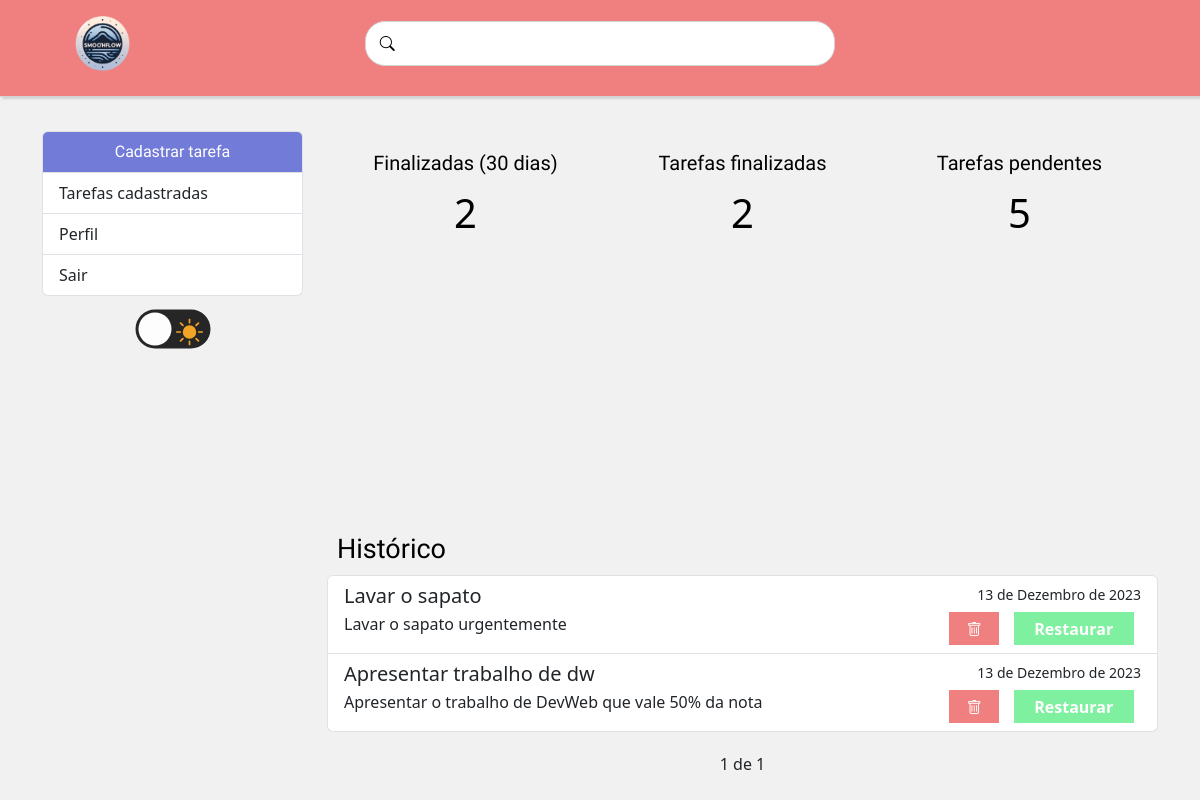
The app's page /perfil/ (signed in) with its own data.
### tarefas/models.py (models this page shows, shortened)
class Tarefas(models.Model):
    STATUS=(
        ('doing', 'Doing'),
        ('done', 'Done'),
    )
    titulo = models.CharField(max_length=100, null=False, blank=False)
    descricao = models.CharField(max_length=150)
    done = models.CharField(
        max_length=5,
        choices=STATUS,
    )
    criado_em = models.DateField(auto_now_add=True, null=False, blank=False)
    atualizado_em = models.DateTimeField(auto_now=True)
    termino = models.DateField(null=False, blank=False)
    finalizado_em = models.DateField(null=True, blank=True)

### tarefas/views.py (the view)
# urls.py: path('perfil/', perfilUser, name='perfilUser'),
@login_required(login_url='/auth/login/')
def perfilUser(request):
    tarefasRecentes = Tarefas.objects.filter(done='done', atualizado_em__gt=datetime.now()-timedelta(days=30)).count()
    tarefasFeitas = Tarefas.objects.filter(done='done').count()
    tarefasPendentes = Tarefas.objects.filter(done='doing').count()
    '''Código para listar tarefas do histórico'''
    search = request.GET.get('search')
    if search:
        tarefas_lista = Tarefas.objects.filter(titulo__icontains=search, done='done')
        paginator = Paginator(tarefas_lista, 5)
        page = request.GET.get('page')
        tarefas = paginator.get_page(page)
    else:
        tarefas_lista = Tarefas.objects.filter(done='done').order_by('termino')
        paginator = Paginator(tarefas_lista, 5)
        page = request.GET.get('page')
        tarefas = paginator.get_page(page)
    return render(request, "tarefas/perfilUser.html", {"tarefas": tarefas, 'tarefasRecentes': tarefasRecentes, 'tarefasFeitas': tarefasFeitas, 'tarefasPendentes': tarefasPendentes})

### tarefas/templates/tarefas/perfilUser.html (shortened to what this page needs)
{% extends "base.html" %}
{% block content %}
<div class="col-md-9">
    <div class="container dashboard">
        <div class="row">
            <div class="col-4 dashboard-box">
                <h4>Finalizadas (30 dias)</h4>
                <span>{{ tarefasRecentes }}</span>
            </div>
            <div class="col-4 dashboard-box">
                <h4>Tarefas finalizadas</h4>
                <span>{{ tarefasFeitas }}</span>
            </div>
            <div class="col-4 dashboard-box">
                <h4>Tarefas pendentes</h4>
                <span>{{ tarefasPendentes }}</span>
            </div>
        </div>
    </div>
    <div id="donutchart"></div>
    <h1 class="tituloHistorico">Histórico</h1>
    {% if tarefas %}
        <ul class="list-group" id="item-tarefa">
            {% for tarefa in tarefas %}
                <li class="list-group-item lista-de-tarefas">
                    <div class="d-flex w-100 justify-content-between">
                            <h5 class="mb-1" >{{ tarefa.titulo }}</h5>
                            <small class="tempoRestante">{{ tarefa.finalizado_em }}</small>
                    </div>
                    <div class="d-flex w-100 justify-content-between">
                        <p class="mb-1">{{ tarefa.descricao|default:"-" }}</p>
                        <div class="col-5 col-sm-4 col-lg-3 botoes-controle">
                            <a href="deleta/{{ tarefa.id }}" class="botao-deleta"><i class="bi bi-trash"></i></a>
                            <a href="mudastatus/{{ tarefa.id }}" class="botao-restaurar">Restaurar</a>
                        </div>
                    </div>
                </li>
            {% endfor %}
        </ul>
        <div class="pagina">
            <span class="step-list">
                <span class="sessaoAtual">
                    {{ tarefas.number }} de {{ tarefas.paginator.num_pages }}
                </span>
            </span>
        </div>
        {% else %}
            <p id="mesagemSemTarefas">Sem tarefas concluidas</p>
    {% endif %}
</div>
{% endblock %}

### tarefas/static/css/style.css (style rules this page uses)
* { padding: 0; margin: 0; }
.tema-claro { background-color: #f1f1f1; transition: background 0.2s linear; }
i { font-weight: 400; font-size: 15px; }
.botoes-controle { display: flex; flex-direction: row; justify-content: space-around; width: 20%; }
.botao-deleta { display: flex; background-color: #F07F7F; color: white; border: none; width: 25%; justify-content: center; align-items: center; }
.botao-restaurar { display: flex; background-color: #7FF09F; color: white; font-weight: 600; text-decoration: none; border: none; width: 60%; justify-content: center; align-items: center; }
.pagina { margin-top: 20px; margin-bottom: 20px; display: flex; justify-content: center; align-items: center; }
.tituloHistorico { font-size: 27px; margin: 10px; font-family: 'Righteous', sans-serif; color: black; font-weight: 400; }
.dashboard { padding: 0; width: 100%; display: block; margin-bottom: 0px; }
.dashboard h4 { font-size: 20px; font-family: 'Righteous', sans-serif; }
.dashboard span { font-size: 40px; display: block; width: 100%; }
.dashboard-box { float: left; color: black; padding: 20px; box-sizing: border-box; text-align: center; }
#donutchart { max-width: 100%; height: 300px; display: block; margin: 0 auto; margin-top: -40px; }
@media (min-width: 720px ) and (max-width: 1350px) { .botoes-controle { width: 30%; height: 33px; } }

### records on screen
Tarefas: titulo "Lavar o sapato", finalizado_em "13 de Dezembro de 2023", descricao "Lavar o sapato urgentemente"
Tarefas: titulo "Apresentar trabalho de dw", finalizado_em "13 de Dezembro de 2023", descricao "Apresentar o trabalho de DevWeb que vale 50% da nota"

### other values on screen
{{ tarefasRecentes }} "2"
{{ tarefasFeitas }} "2"
{{ tarefasPendentes }} "5"
{{ tarefas.number }} "1"
{{ tarefas.paginator.num_pages }} "1"
